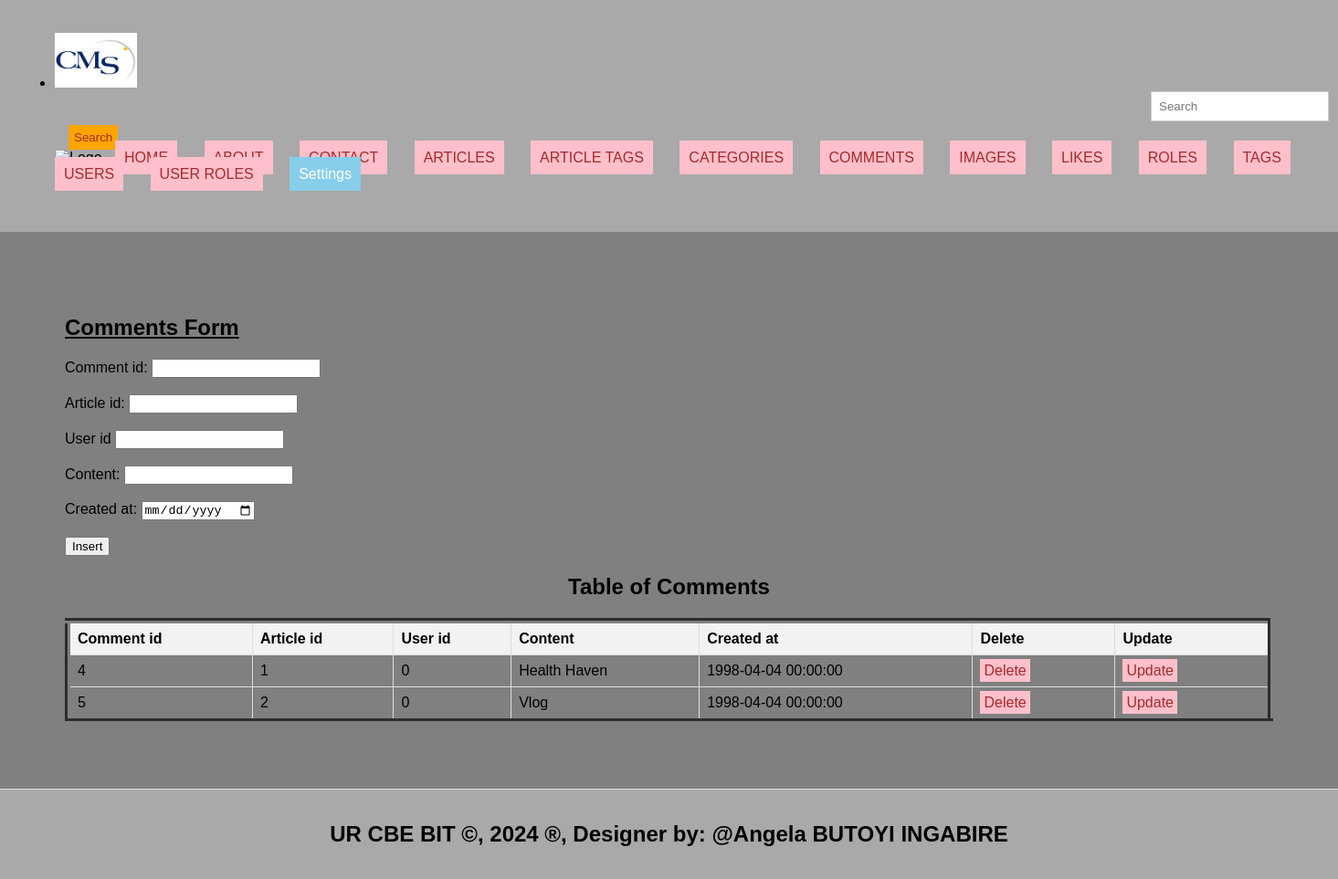
The page /comments.php on the database its author committed.
### tables this page shows
CREATE TABLE `comments` (
  `comment_id` int(11) NOT NULL,
  `article_id` int(11) NOT NULL,
  `user_id` int(11) NOT NULL,
  `content` text NOT NULL,
  `created_at` datetime NOT NULL
);

### comments.php (the view, shortened to what this page needs)
<!DOCTYPE html>
<html lang="en">
<head>
  <link rel="stylesheet" type="text/css" href="style.css" title="style 1" media="screen, tv, projection, handheld, print"/>
  </head>
  <header>
    <ul>
    <li><img src="./Images/logo.jpg" width="90" height="60" alt="Logo"></li>
<body bgcolor="#808080" ;>
  <form class="d-flex" role="search" action="search.php">
      <input class="form-control me-2" type="search" placeholder="Search" aria-label="Search"name="query">
      <button class="btn btn-outline-success" type="submit">Search</button>
    </form>
  <ul style="list-style-type: none; padding: 0;">
    <li style="display: inline; margin-right: 10px;">
  </li>
        <li style="display: inline; margin-right: 10px;"><a href="./home.html">HOME</a></li>
    <li style="display: inline; margin-right: 10px;"><a href="./about.html">ABOUT</a></li>
    <li style="display: inline; margin-right: 10px;"><a href="./contact.html">CONTACT</a></li>
    <li style="display: inline; margin-right: 10px;"><a href="./articles.php">ARTICLES</a></li>
    <li style="display: inline; margin-right: 10px;"><a href="./article_tags.php">ARTICLE TAGS</a></li>
    <li style="display: inline; margin-right: 10px;"><a href="./categories.php">CATEGORIES</a></li>
    <li style="display: inline; margin-right: 10px;"><a href="./comments.php">COMMENTS</a></li>
    <li style="display: inline; margin-right: 10px;"><a href="./images.php">IMAGES</a></li>
     <li style="display: inline; margin-right: 10px;"><a href="./likes.php">LIKES</a></li>
     <li style="display: inline; margin-right: 10px;"><a href="./roles.php">ROLES</a></li>
     <li style="display: inline; margin-right: 10px;"><a href="./tags.php">TAGS</a></li>
     <li style="display: inline; margin-right: 10px;"><a href="./users.php">USERS</a></li>
     <li style="display: inline; margin-right: 10px;"><a href="./user_roles.php">USER ROLES</a></li>
    <li class="dropdown" style="display: inline; margin-right: 10px;">
      <a href="#" style="padding: 10px; color: white; background-color: skyblue; text-decoration: none; margin-right: 15px;">Settings</a>
    </li><br><br>
  </ul>
</header>
<section>
    <h1><u> Comments Form </u></h1>
    <form method="post" onsubmit="return confirmInsert();">
        <label for="comment_id">Comment id:</label>
        <input type="number" id="comment_id" name="comment_id"><br><br>
        <label for="article_id">Article id:</label>
        <input type="number" id="article_id" name="article_id"><br><br>
        <label for="user_id":>User id</label>
        <input type="number" id="user_id" name="user_id"><br><br>
        <label for="content">Content:</label>
        <input type="text" id="content" name="content"><br><br>
        <label for="created_at">Created at:</label>
        <input type="date" id="created_at" name="created_at"><br><br>
        <input type="submit" name="add" value="Insert">
    </form>
<!DOCTYPE html>
<html>
<head>
</head>
<body>
    <center><h2>Table of Comments</h2></center>
    <table border="6">
        <tr>
            <th>Comment id</th>
            <th>Article id</th>
            <th>User id</th>
            <th>Content</th>
            <th>Created at</th>
            <th>Delete</th>
            <th>Update</th>
        </tr>
        <?php
        include('database_connection.php');
        $sql = "SELECT * FROM comments";
        $result = $connection->query($sql);
        if ($result->num_rows > 0) {
            while ($row = $result->fetch_assoc()) {
                $coid = $row['comment_id'];
                echo "<tr>
                    <td>" . $row['comment_id'] . "</td>
                    <td>" . $row['article_id'] . "</td>
                    <td>" . $row['user_id'] . "</td>
                    <td>" . $row['content'] . "</td>
                    <td>" . $row['created_at'] . "</td>
                    <td><a style='padding:4px' href='delete_comments.php?comment_id=$coid'>Delete</a></td>
                    <td><a style='padding:4px' href='update_comments.php?comment_id=$coid'>Update</a></td>
                </tr>";
            }
        } else {
            echo "<tr><td colspan='6'>No data found</td></tr>";
        }
        ?>
    </table>
</body>
    </section>
<footer>
  <center>
    <b><h2>UR CBE BIT &copy, 2024 &reg, Designer by: @Angela BUTOYI INGABIRE</h2></b>
  </center>
</footer>
</body>
</html>

### style.css (style rules this page uses)
body { font-family: Arial, sans-serif; margin: 0; padding: 0; }
.form-control { padding: 8px; margin-left: 4px; border: 1px solid #ccc; }
.btn { padding: 6px; background-color: orange; color: brown; border: none; }
.dropdown { position: relative; display: inline; margin-right: 10px; }
body { font-family: Arial,sans-serif; margin:0; padding:0; }
header { background-color:darkgray; padding: 20px; }
.dropdown { position: right; display:right; direction:rtl; }
section { padding:28px; border-bottom: 1px solid #ddd; }
footer { text-align: center; padding: 15px; background-color:darkgray; }

### comments.php (style rules this page uses)
a { padding: 10px; color: white; background-color: pink; text-decoration: none; margin-right: 15px; }
a:link { color: brown; }
button.btn { margin-left: 15px; margin-top: 4px; }
input.form-control { margin-left: 1200px; padding: 8px; }
section { padding:71px; border-bottom: 1px solid #ddd; }
footer { text-align: center; padding: 15px; background-color:darkgray; }
table { width: 100%; border-collapse: collapse; }
th, td { border: 1px solid #ddd; padding: 8px; text-align: left; }
th { background-color: #f2f2f2; }

### rows shown on the page
comments: comment_id "4", article "1", user "0", content "Health Haven", created_at "1998-04-04 00:00:00"
comments: comment_id "5", article "2", user "0", content "Vlog", created_at "1998-04-04 00:00:00"
